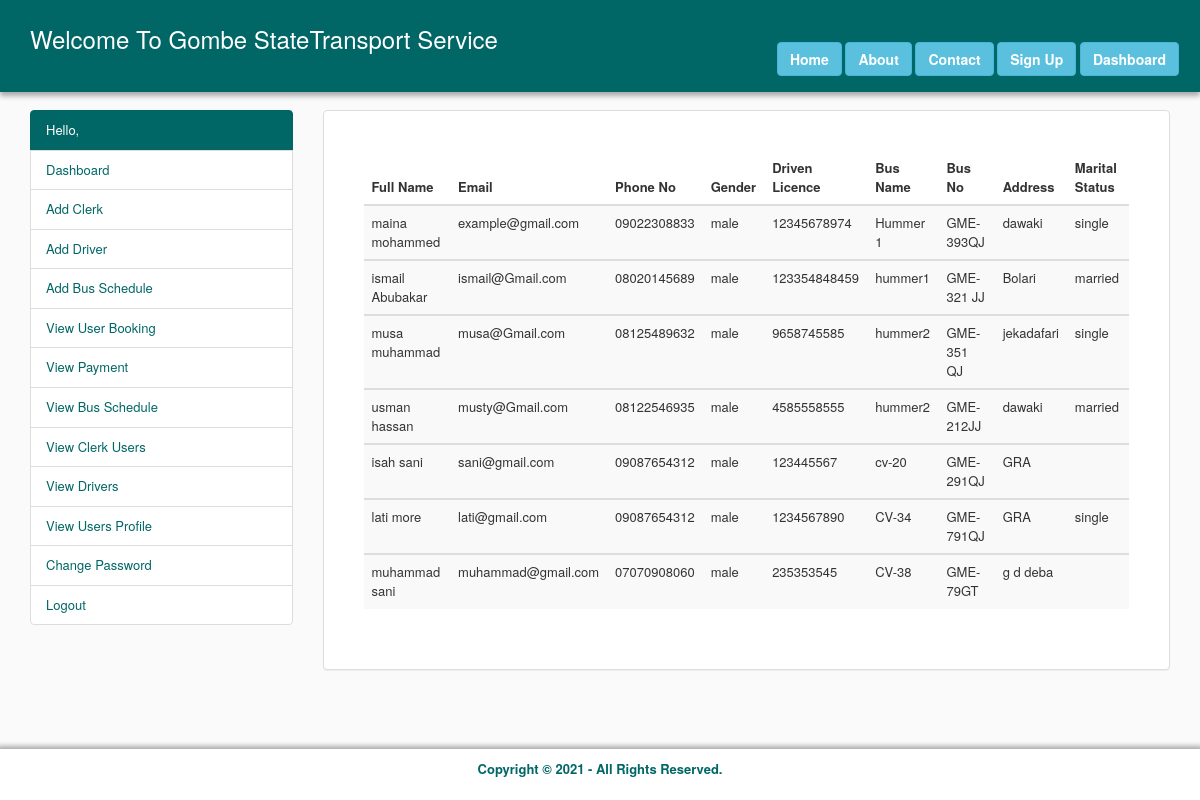
The app's page /admin/view_drivers.php (signed in) with its own data.
### tables this page shows
CREATE TABLE `drivers` (
  `id` int(11) NOT NULL,
  `fname` varchar(200) NOT NULL,
  `lname` varchar(200) NOT NULL,
  `email` varchar(200) NOT NULL,
  `phone` varchar(200) NOT NULL,
  `gender` varchar(200) NOT NULL,
  `m_status` varchar(200) NOT NULL,
  `city` varchar(200) NOT NULL,
  `bus_name` varchar(191) NOT NULL,
  `bus_no` varchar(200) NOT NULL,
  `address` varchar(200) NOT NULL,
  `dlicence` varchar(191) NOT NULL,
  `status` enum('0','1') NOT NULL
);

### admin/view_drivers.php (the view, shortened to what this page needs)
<?php
	require '../config/conn.php';
?>
<!DOCTYPE html>
<html>
<head>
	<link rel="stylesheet" type="text/css" href="../css/bootstrap.min.css">
	<link rel="stylesheet" type="text/css" href="../css/style.css">
</head>
<body>
	<?php require '../config/header.php'; ?>
	<div class="container" style="margin-top: 110px">
		<div class="row">
			<?php require '../config/admin_sidebar.php'; ?>
			<div class="col-md-9">
				<div class="panel panel-default">
				  <div class="panel-body" style="padding: 40px">
				  	<form method="POST" action="">
				  		<table class="table table-striped">
						    <thead>
						      <tr>
						        <th>Full Name</th>
						        <th>Email</th>
						        <th>Phone No</th>
						        <th>Gender</th>
						        <th>Driven Licence</th>
						        <th>Bus Name</th>
						        <th>Bus No</th>
						        <th>Address</th>
						        <th>Marital Status</th>
						      </tr>
						    </thead>
						    <?php
						    	$schedule = mysqli_query($isah, "SELECT * FROM `drivers` WHERE status='1'");
						    	while($viewRows = mysqli_fetch_array($schedule)){
						    ?>
						    <tbody>
						      <tr>
						        <td><?php echo $viewRows['fname']." ".$viewRows['lname']; ?></td>
						        <td><?php echo $viewRows['email']; ?></td>
						        <td><?php echo $viewRows['phone']; ?></td>
						        <td><?php echo $viewRows['gender']; ?></td>
						        <td><?php echo $viewRows['dlicence']; ?></td>
						        <td><?php echo $viewRows['bus_name']; ?></td>
						        <td><?php echo $viewRows['bus_no']; ?></td>
						        <td><?php echo $viewRows['address']; ?></td>
						        <td><?php echo $viewRows['m_status']; ?></td>
						      </tr>
						    </tbody>
						    <?php } ?>
						  </table>
				  	</form>
				  </div>
				</div>
			</div>
		</div>
	</div>
	<?php require '../config/footer.php'; ?>
</body>
</html>

### css/style.css (style rules this page uses)
body { font-size: 13px; background-color: #fafafa; }

### records on screen
drivers: fname "maina", lname "mohammed", email "example@gmail.com", phone "09022308833", gender "male", dlicence "12345678974", bus_name "Hummer 1", bus_no "GME-393QJ", address "dawaki", m_status "single"
drivers: fname "ismail", lname "Abubakar", email "ismail@Gmail.com", phone "08020145689", gender "male", dlicence "123354848459", bus_name "hummer1", bus_no "GME-321 JJ", address "Bolari", m_status "married"
drivers: fname "musa", lname "muhammad", email "musa@Gmail.com", phone "08125489632", gender "male", dlicence "9658745585", bus_name "hummer2", bus_no "GME-351 QJ", address "jekadafari", m_status "single"
drivers: fname "usman", lname "hassan", email "musty@Gmail.com", phone "08122546935", gender "male", dlicence "4585558555", bus_name "hummer2", bus_no "GME-212JJ", address "dawaki", m_status "married"
drivers: fname "isah", lname "sani", email "sani@gmail.com", phone "09087654312", gender "male", dlicence "123445567", bus_name "cv-20", bus_no "GME-291QJ", address "GRA"
drivers: fname "lati", lname "more", email "lati@gmail.com", phone "09087654312", gender "male", dlicence "1234567890", bus_name "CV-34", bus_no "GME-791QJ", address "GRA", m_status "single"
drivers: fname "muhammad", lname "sani", email "muhammad@gmail.com", phone "07070908060", gender "male", dlicence "235353545", bus_name "CV-38", bus_no "GME-79GT", address "g d deba"
